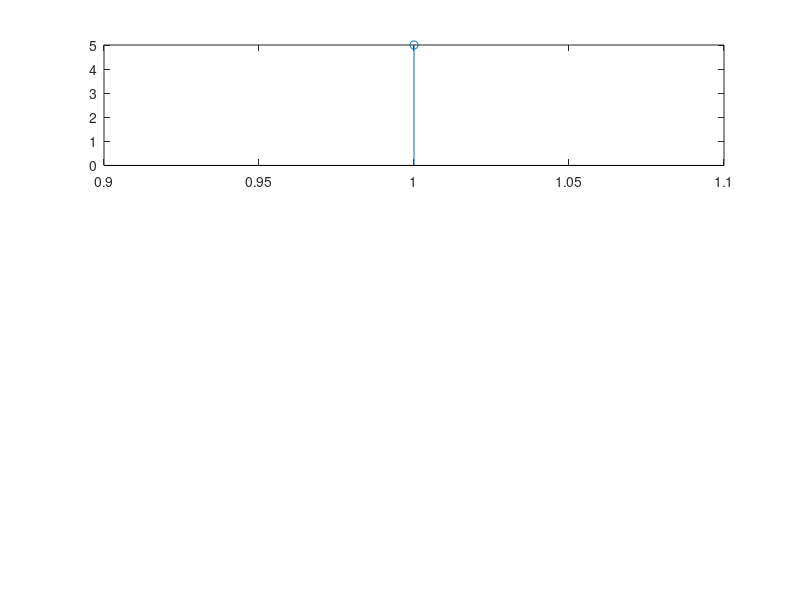

The MATLAB source for this figure: (Note: this script raises an error after producing the figure.)
% close all
% clc
% clearvars
% x=[1 1 1];
% h=[1 1 1];
% m = length(x);
% n = length(h);
% X=[x,zeros(1,n)];
% H=[h,zeros(1,m)];
% for i=1:n+m-1;
% Y(i)=0;
% for j=1:m;
%      if(i-j+1>0);
%         Y(i)=Y(i)+X(j)*H(i-j+1);
%     else
%     end
% end
% end
close all
clc
clearvars
x = input('enter x: ')
h = input('enter h: ')
m = length(x);
n = length(h);
X=[x,zeros(1,n)];
H=[h,zeros(1,m)];
for i=1:n+m-1;
Y(i)=0;
for j=1:m;
     if(i-j+1>0);
        Y(i)=Y(i)+X(j)*H(i-j+1);
    else
    end
end
end
figure 
subplot(3,1,1)
stem(m,x)
Xlabel("index")
Ylabel("amplitude")









       